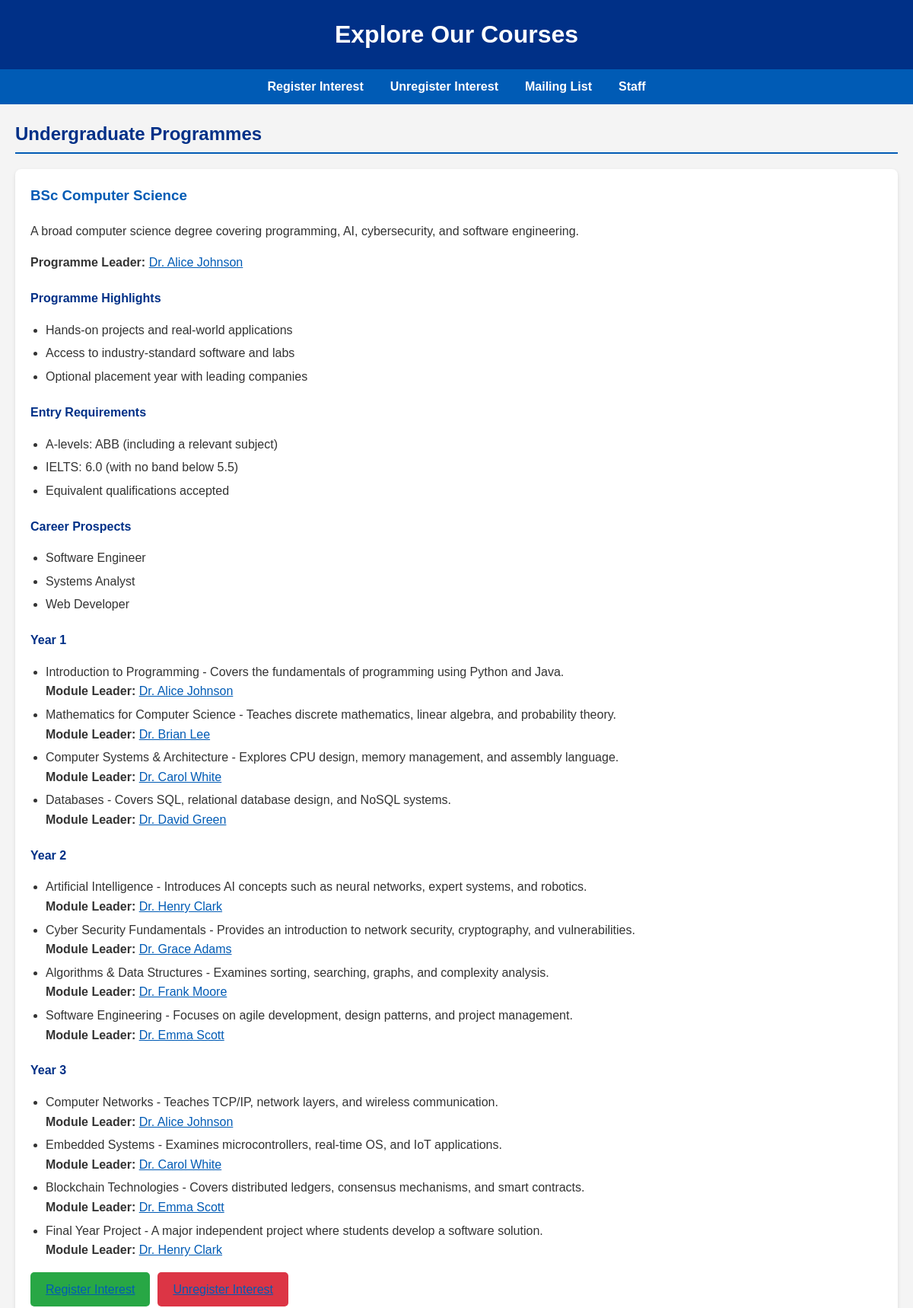
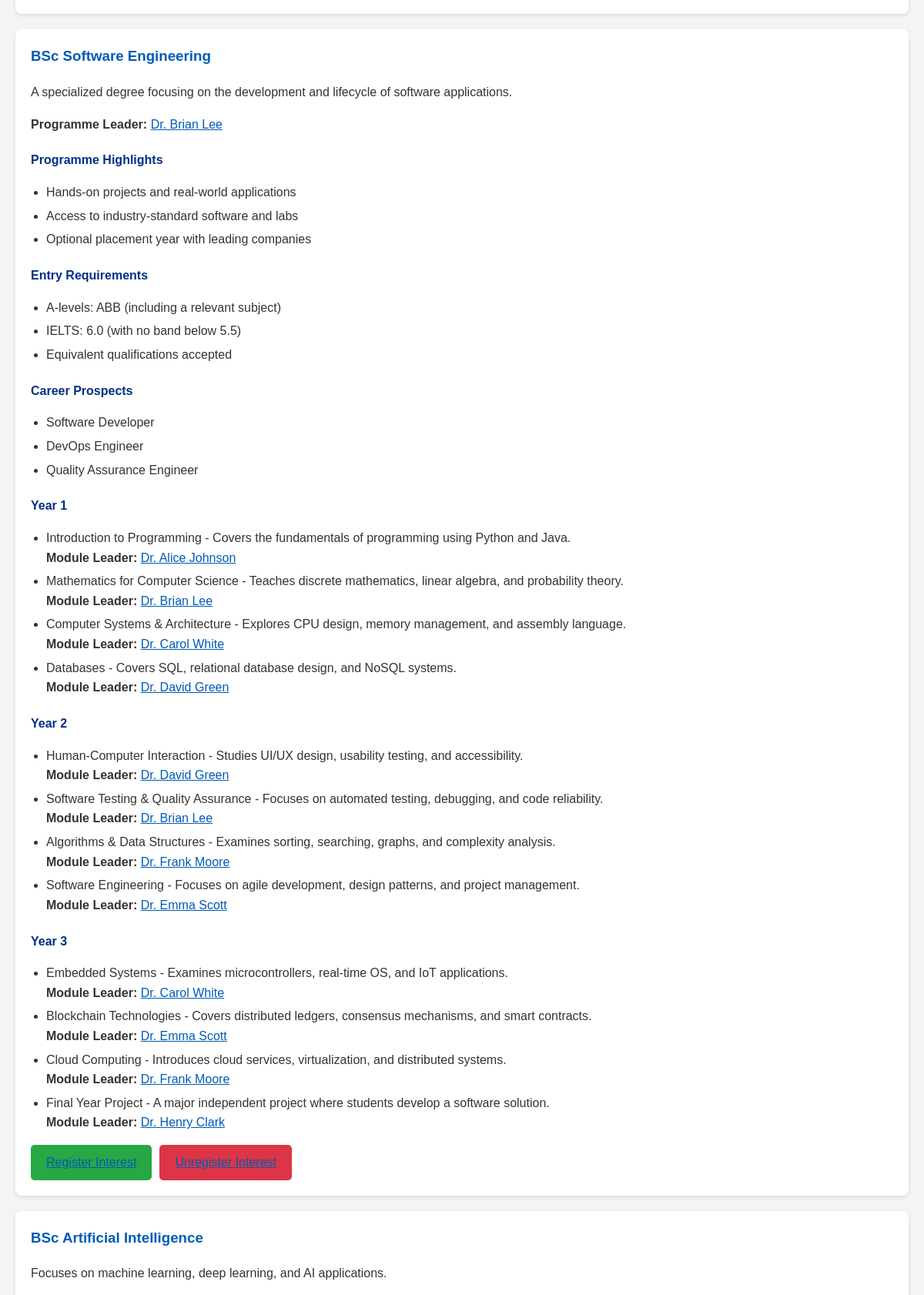
The page /Courses/courses_front.php (upper part) on the database its author committed (2 pictures, top to bottom).
### tables this page shows
CREATE TABLE `Programmes` (
  `ProgrammeID` int(11) NOT NULL,
  `ProgrammeName` text NOT NULL,
  `LevelID` int(11) DEFAULT NULL,
  `ProgrammeLeaderID` int(11) DEFAULT NULL,
  `Description` text DEFAULT NULL,
  `Image` text DEFAULT NULL,
  `Highlights` text DEFAULT NULL,
  `EntryRequirements` text DEFAULT NULL,
  `CareerProspects` text DEFAULT NULL
);

CREATE TABLE `Staff` (
  `StaffID` int(11) NOT NULL,
  `Name` text NOT NULL,
  `JobTitle` varchar(255) NOT NULL DEFAULT 'Lecturer',
  `Photo` varchar(255) DEFAULT 'default.jpg',
  `Email` varchar(255) DEFAULT NULL,
  `Phone` varchar(20) DEFAULT NULL,
  `Biography` text DEFAULT NULL
);

CREATE TABLE `ProgrammeModules` (
  `ProgrammeModuleID` int(11) NOT NULL,
  `ProgrammeID` int(11) DEFAULT NULL,
  `ModuleID` int(11) DEFAULT NULL,
  `Year` int(11) DEFAULT NULL
);

CREATE TABLE `Modules` (
  `ModuleID` int(11) NOT NULL,
  `ModuleName` text NOT NULL,
  `ModuleLeaderID` int(11) DEFAULT NULL,
  `Description` text DEFAULT NULL,
  `Image` text DEFAULT NULL
);

### Courses/courses.php (called while the page is built, shortened)
<?php
require 'db_connect.php';
function getProgrammes($pdo, $level_id) {
    $stmt = $pdo->prepare("
        SELECT p.ProgrammeID, p.ProgrammeName, p.Description, p.Highlights, p.EntryRequirements, p.CareerProspects, p.ProgrammeLeaderID, s.Name AS ProgrammeLeader
        FROM Programmes p
        JOIN Staff s ON p.ProgrammeLeaderID = s.StaffID
        WHERE p.LevelID = :level_id
    ");
    $stmt->execute(['level_id' => $level_id]);
    return $stmt->fetchAll(PDO::FETCH_ASSOC);
}
function getModulesByProgramme($pdo, $programme_id) {
    $stmt = $pdo->prepare("
        SELECT m.ModuleName, m.Description, m.ModuleLeaderID, s.Name AS ModuleLeader, pm.Year
        FROM ProgrammeModules pm
        JOIN Modules m ON pm.ModuleID = m.ModuleID
        JOIN Staff s ON m.ModuleLeaderID = s.StaffID
        WHERE pm.ProgrammeID = :programme_id
        ORDER BY pm.Year
    ");
    $stmt->execute(['programme_id' => $programme_id]);
    return $stmt->fetchAll(PDO::FETCH_ASSOC);
}
$ug_programmes = getProgrammes($pdo, 1);
?>

### Courses/courses_front.php (the view, shortened to what this page needs)
<?php
require 'courses.php';
?>
<!DOCTYPE html>
<html lang="en">
<head>
    <link rel="stylesheet" href="styles.css">
</head>
<body>
    <header>
        <h1>Explore Our Courses</h1>
    </header>
    <nav role="navigation" aria-label="Main navigation">
        <ul>
            <li><a href="../registration/register_front.php" tabindex="0">Register Interest</a></li>
            <li><a href="../registration/unregister_front.php" tabindex="0">Unregister Interest</a></li>
            <li><a href="../registration/mailing_list.php" tabindex="0">Mailing List</a></li>
            <li><a href="../staff/staff.php" tabindex="0">Staff</a></li>
        </ul>
    </nav>
    <main class="container">
        <section class="programme-section" aria-labelledby="ug-heading">
            <h2 id="ug-heading">Undergraduate Programmes</h2>
            <?php foreach ($ug_programmes as $prog): ?>
                <article class="programme-card">
                    <h3><?php echo htmlspecialchars($prog['ProgrammeName']); ?></h3>
                    <p><?php echo htmlspecialchars($prog['Description']); ?></p>
                    <p><strong>Programme Leader:</strong> <a href="/Student_Course_Hub-1/staff/staff_details.php?staff_id=<?php echo $prog['ProgrammeLeaderID']; ?>" tabindex="0"><?php echo htmlspecialchars($prog['ProgrammeLeader']); ?></a></p>
                    <div class="highlights">
                        <h4>Programme Highlights</h4>
                        <ul>
                            <?php
                            $highlights = explode('; ', $prog['Highlights']);
                            foreach ($highlights as $highlight) {
                                echo "<li>" . htmlspecialchars($highlight) . "</li>";
                            }
                            ?>
                        </ul>
                    </div>
                    <div class="requirements">
                        <h4>Entry Requirements</h4>
                        <ul>
                            <?php
                            $requirements = explode('; ', $prog['EntryRequirements']);
                            foreach ($requirements as $req) {
                                echo "<li>" . htmlspecialchars($req) . "</li>";
                            }
                            ?>
                        </ul>
                    </div>
                    <div class="careers">
                        <h4>Career Prospects</h4>
                        <ul>
                            <?php
                            $careers = explode('; ', $prog['CareerProspects']);
                            foreach ($careers as $career) {
                                echo "<li>" . htmlspecialchars($career) . "</li>";
                            }
                            ?>
                        </ul>
                    </div>
                    <div class="modules">
                        <?php
                        $modules = getModulesByProgramme($pdo, $prog['ProgrammeID']);
                        $years = [1, 2, 3];
                        foreach ($years as $year):
                        ?>
                            <div class="year">
                                <h4>Year <?php echo $year; ?></h4>
                                <ul>
                                    <?php
                                    foreach ($modules as $module) {
                                        if ($module['Year'] == $year) {
                                            echo "<li>" . htmlspecialchars($module['ModuleName']) . " - " . htmlspecialchars($module['Description']) . "<br><strong>Module Leader:</strong> <a href='/Student_Course_Hub-1/staff/staff_details.php?staff_id=" . $module['ModuleLeaderID'] . "' tabindex='0'>" . htmlspecialchars($module['ModuleLeader']) . "</a></li>";
                                        }
                                    }
                                    ?>
                                </ul>
                            </div>
                        <?php endforeach; ?>
                    </div>
                    <div class="action-buttons">
                        <a href="../registration/register_front.php?programme_id=<?php echo $prog['ProgrammeID']; ?>" class="register-btn" tabindex="0">Register Interest</a>
                        <a href="../registration/unregister_front.php?programme_id=<?php echo $prog['ProgrammeID']; ?>" class="unregister-btn" tabindex="0">Unregister Interest</a>
                    </div>
                </article>
            <?php endforeach; ?>
        </section>
    </main>
</body>
</html>

### Courses/styles.css (style rules this page uses)
body { font-family: Arial, sans-serif; margin: 0; padding: 0; background-color: #f4f4f4; color: #333; line-height: 1.6; }
header { background-color: #003087; color: white; padding: 20px; text-align: center; }
header h1 { margin: 0; font-size: 2em; }
nav { background-color: #005bb5; padding: 10px; text-align: center; }
nav ul { list-style: none; padding: 0; margin: 0; display: flex; justify-content: center; gap: 15px; }
nav a { color: white; text-decoration: none; font-weight: bold; padding: 5px 10px; }
.container { max-width: 1200px; margin: 20px auto; padding: 0 20px; }
.programme-section h2 { color: #003087; border-bottom: 2px solid #005bb5; padding-bottom: 5px; }
.programme-card { background-color: white; border-radius: 8px; box-shadow: 0 2px 5px rgba(0, 0, 0, 0.1); margin: 20px 0; padding: 20px; }
.programme-card h3 { color: #005bb5; margin-top: 0; }
.programme-card p { line-height: 1.6; }
.highlights, .requirements, .careers, .modules { margin: 15px 0; }
.highlights h4, .requirements h4, .careers h4, .year h4 { color: #003087; margin-bottom: 10px; }
.highlights ul, .requirements ul, .careers ul, .year ul { list-style-type: disc; padding-left: 20px; }
.highlights li, .requirements li, .careers li, .year li { margin: 5px 0; }
.action-buttons { margin-top: 10px; display: flex; gap: 10px; }
.register-btn, .unregister-btn { padding: 10px 20px; border: none; border-radius: 5px; color: white; text-decoration: none; display: inline-block; text-align: center; }
.register-btn { background-color: #28a745; }
.unregister-btn { background-color: #dc3545; }
.programme-card a { color: #005bb5; text-decoration: underline; }
:root { --link-color: #005bb5; --link-hover: #003087; }

### rows shown on the page
programmes: ProgrammeName "BSc Computer Science", Description "A broad computer science degree covering programming, AI, cybersecurity, and software engineering.", ProgrammeLeaderID.Name "Dr. Alice Johnson", Highlights "Hands-on projects and real-world applications", Highlights "Access to industry-standard software and labs", Highlights "Optional placement year with leading companies", EntryRequirements "A-levels: ABB (including a relevant subject)", EntryRequirements "IELTS: 6.0 (with no band below 5.5)", EntryRequirements "Equivalent qualifications accepted", CareerProspects "Software Engineer", CareerProspects "Systems Analyst", CareerProspects "Web Developer", year "1", year "2", year "3"
programmemodules: ModuleID.ModuleName "Introduction to Programming", ModuleID.Description "Covers the fundamentals of programming using Python and Java.", staff.Name "Dr. Alice Johnson"
programmemodules: ModuleID.ModuleName "Mathematics for Computer Science", ModuleID.Description "Teaches discrete mathematics, linear algebra, and probability theory.", staff.Name "Dr. Brian Lee"
programmemodules: ModuleID.ModuleName "Computer Systems & Architecture", ModuleID.Description "Explores CPU design, memory management, and assembly language.", staff.Name "Dr. Carol White"
programmemodules: ModuleID.ModuleName "Databases", ModuleID.Description "Covers SQL, relational database design, and NoSQL systems.", staff.Name "Dr. David Green"
programmemodules: ModuleID.ModuleName "Artificial Intelligence", ModuleID.Description "Introduces AI concepts such as neural networks, expert systems, and robotics.", staff.Name "Dr. Henry Clark"
programmemodules: ModuleID.ModuleName "Cyber Security Fundamentals", ModuleID.Description "Provides an introduction to network security, cryptography, and vulnerabilities.", staff.Name "Dr. Grace Adams"
programmemodules: ModuleID.ModuleName "Algorithms & Data Structures", ModuleID.Description "Examines sorting, searching, graphs, and complexity analysis.", staff.Name "Dr. Frank Moore"
programmemodules: ModuleID.ModuleName "Software Engineering", ModuleID.Description "Focuses on agile development, design patterns, and project management.", staff.Name "Dr. Emma Scott"
programmemodules: ModuleID.ModuleName "Computer Networks", ModuleID.Description "Teaches TCP/IP, network layers, and wireless communication.", staff.Name "Dr. Alice Johnson"
programmemodules: ModuleID.ModuleName "Embedded Systems", ModuleID.Description "Examines microcontrollers, real-time OS, and IoT applications.", staff.Name "Dr. Carol White"
programmemodules: ModuleID.ModuleName "Blockchain Technologies", ModuleID.Description "Covers distributed ledgers, consensus mechanisms, and smart contracts.", staff.Name "Dr. Emma Scott"
programmemodules: ModuleID.ModuleName "Final Year Project", ModuleID.Description "A major independent project where students develop a software solution.", staff.Name "Dr. Henry Clark"
programmes: ProgrammeName "BSc Software Engineering", Description "A specialized degree focusing on the development and lifecycle of software applications.", ProgrammeLeaderID.Name "Dr. Brian Lee", Highlights "Hands-on projects and real-world applications", Highlights "Access to industry-standard software and labs", Highlights "Optional placement year with leading companies", EntryRequirements "A-levels: ABB (including a relevant subject)", EntryRequirements "IELTS: 6.0 (with no band below 5.5)", EntryRequirements "Equivalent qualifications accepted", CareerProspects "Software Developer", CareerProspects "DevOps Engineer", CareerProspects "Quality Assurance Engineer", year "1", year "2", year "3"
programmemodules: ModuleID.ModuleName "Human-Computer Interaction", ModuleID.Description "Studies UI/UX design, usability testing, and accessibility.", staff.Name "Dr. David Green"
programmemodules: ModuleID.ModuleName "Software Testing & Quality Assurance", ModuleID.Description "Focuses on automated testing, debugging, and code reliability.", staff.Name "Dr. Brian Lee"
programmemodules: ModuleID.ModuleName "Cloud Computing", ModuleID.Description "Introduces cloud services, virtualization, and distributed systems.", staff.Name "Dr. Frank Moore"
programmes: ProgrammeName "BSc Artificial Intelligence", Description "Focuses on machine learning, deep learning, and AI applications."
